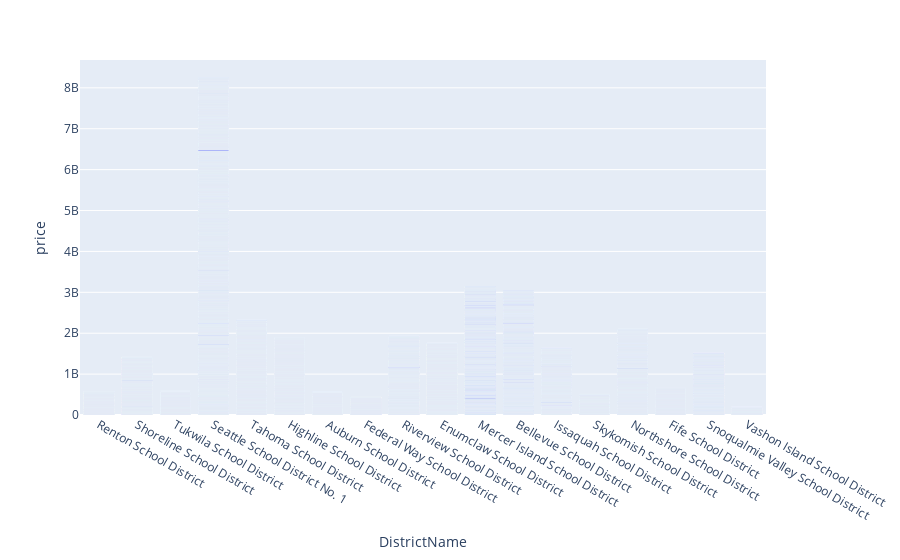

The notebook cell this image was saved under:
### Code cell
fig, ax = plt.subplots(figsize = (15, 5))


px.bar(data_frame= final_kc_df, x = 'DistrictName', y = 'price', )

### Figure 1 — Plotly figure (JSON) as saved in the notebook; plotly's stock layout.template omitted (floating-point values rounded to 4 significant figures; data arrays with more than 128 entries replaced by an {"elided": "..."} marker saying what was removed)
{"data": [{"alignmentgroup": "True", "hovertemplate": "DistrictName=%{x}<br>price=%{y}<extra></extra>", "legendgroup": "", "marker": {"color": "#636efa"}, "name": "", "offsetgroup": "", "orientation": "v", "showlegend": false, "textposition": "auto", "type": "bar", "x": {"elided": "29171 str values"}, "xaxis": "x", "y": {"elided": "29171 int values"}, "yaxis": "y"}], "layout": {"barmode": "relative", "legend": {"tracegroupgap": 0}, "margin": {"t": 60}, "xaxis": {"anchor": "y", "domain": [0, 1], "title": {"text": "DistrictName"}}, "yaxis": {"anchor": "x", "domain": [0, 1], "title": {"text": "price"}}}}
